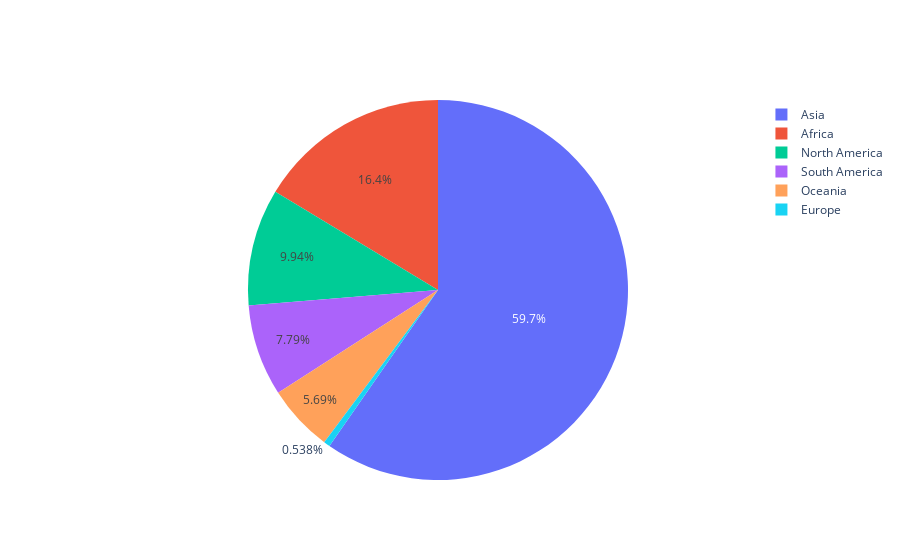

This figure's notebook cell:
### Code cell
data = [trace]

offline.iplot(data)

### Figure 1 — Plotly figure (JSON) as saved in the notebook; plotly's stock layout.template omitted (floating-point values rounded to 4 significant figures)
{"data": [{"labels": ["Asia", "Africa", "North America", "South America", "Europe", "Oceania"], "type": "pie", "values": [4436, 1216, 739, 579, 40, 423]}], "layout": {}}
